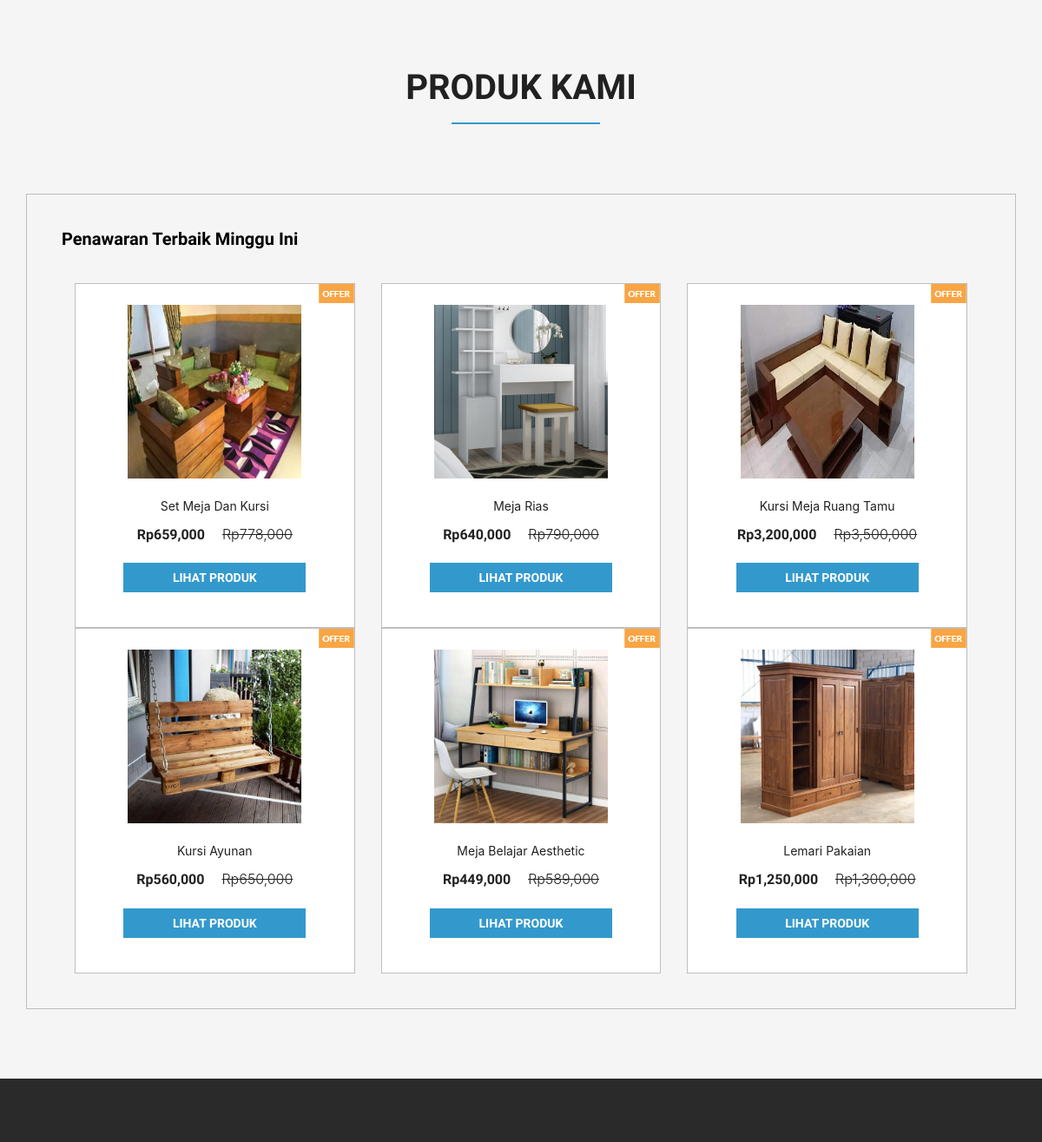
Before: / (middle part) with the older database file.
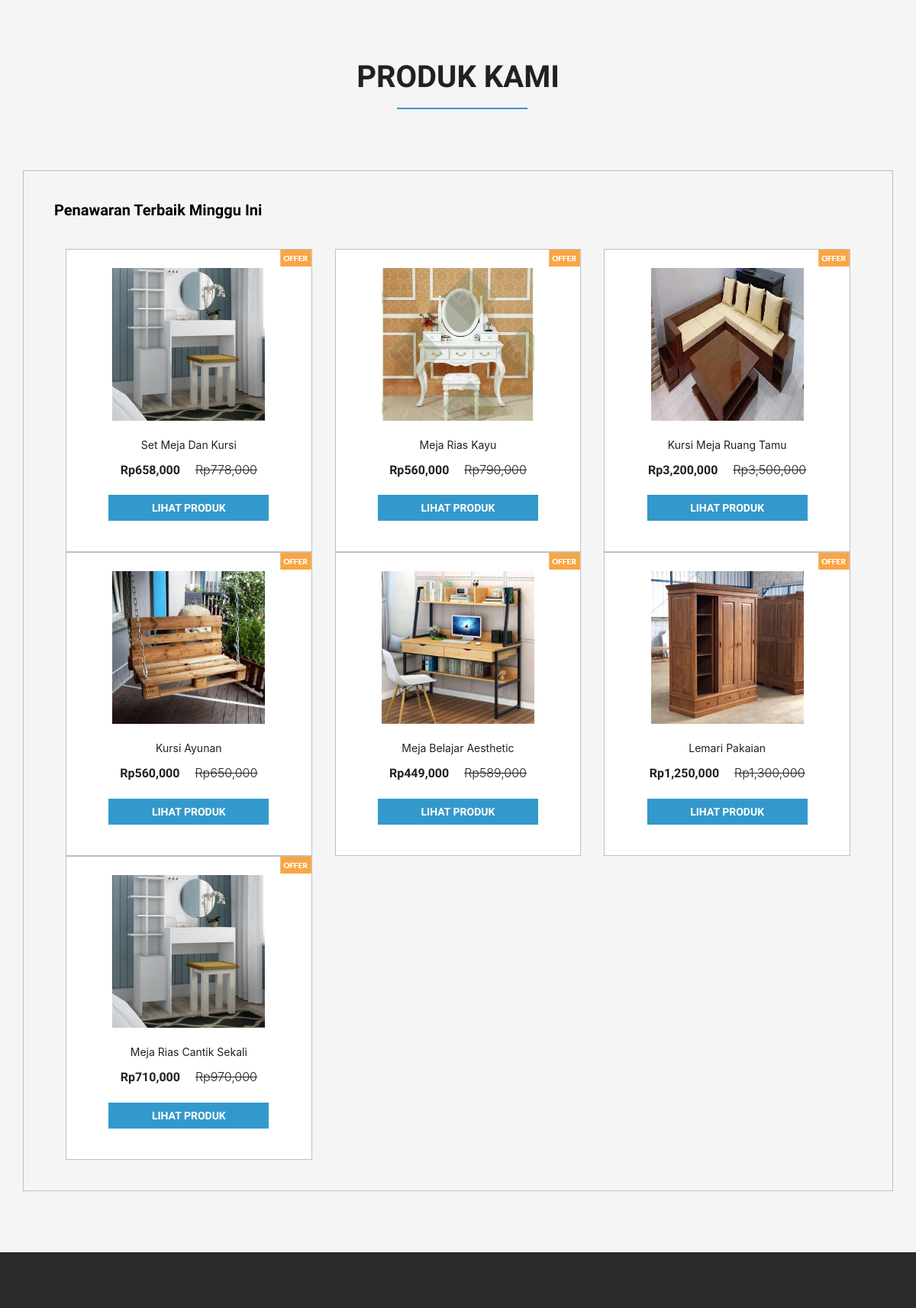
After: the same page with the newer database file.
### tables this page shows
CREATE TABLE `produk` (
  `idproduk` int(11) NOT NULL,
  `idkategori` int(11) NOT NULL,
  `namaproduk` varchar(30) NOT NULL,
  `gambar` varchar(100) NOT NULL,
  `deskripsi` varchar(200) NOT NULL,
  `rate` int(11) NOT NULL,
  `hargabefore` int(11) NOT NULL,
  `hargaafter` int(11) NOT NULL,
  `tgldibuat` timestamp NOT NULL DEFAULT current_timestamp()
);

### index.php (the view, shortened to what this page needs)
<?php
include 'dbconnect.php';
?>
<!DOCTYPE html>
<html>
<head>
<link href="css/bootstrap.css" rel="stylesheet" type="text/css" media="all" />
<link href="css/style.css" rel="stylesheet" type="text/css" media="all" />
<link rel="stylesheet" href="https://cdn.jsdelivr.net/npm/bootstrap-icons@1.8.1/font/bootstrap-icons.css">
<link href="css/font-awesome.css" rel="stylesheet">
</head>
<body>
	<div class="top-brands">
		<div class="container">
		<h2>Produk Kami</h2>
			<div class="grid_3 grid_5">
				<div class="bs-example bs-example-tabs" role="tabpanel" data-example-id="togglable-tabs">
					<div id="myTabContent" class="tab-content">
						<div role="tabpanel" class="tab-pane fade in active" id="expeditions" aria-labelledby="expeditions-tab">
							<div class="agile-tp">
								<h5>Penawaran Terbaik Minggu Ini
								</h5>
								</div>
							<div class="agile_top_brands_grids">
							<?php
											$brgs=mysqli_query($conn,"SELECT * from produk order by idproduk ASC");
											while($p=mysqli_fetch_array($brgs)){
												?>
								<div class="col-md-4 top_brand_left">
									<div class="hover14 column">
										<div class="agile_top_brand_left_grid">
											<div class="agile_top_brand_left_grid_pos">
												<img src="images/offer.png" alt=" " class="img-responsive" />
											</div>
											<div class="agile_top_brand_left_grid1">
												<figure>
													<div class="snipcart-item block" >
														<div class="snipcart-thumb">
															<a href="product.php?idproduk=<?php echo $p['idproduk'] ?>"><img title=" " alt=" " src="<?php echo $p['gambar']?>" width="200px" height="200px" /></a>
															<p><?php echo $p['namaproduk'] ?></p>
															<h4>Rp<?php echo number_format($p['hargaafter']) ?> <span>Rp<?php echo number_format($p['hargabefore']) ?></span></h4>
														</div>
														<div class="snipcart-details top_brand_home_details">
																<fieldset>
																	<a href="product.php?idproduk=<?php echo $p['idproduk'] ?>"><input type="submit" class="button" value="Lihat Produk" /></a>
																</fieldset>
														</div>
													</div>
												</figure>
											</div>
										</div>
									</div>
								</div>
								<?php
											}
								?>
								<div class="clearfix"> </div>
							</div>
						</div>
					</div>
				</div>
			</div>
		</div>
	</div>
<div class="footer">
	</div>
<link href="css/skdslider.css" rel="stylesheet">
</body>
</html>

Changed rows visible on the page:
changed produk "Set Meja Dan Kursi": gambar: a different picture; hargaafter "659,000" → "658,000"
changed produk: gambar: a different picture; namaproduk "Meja Rias" → "Meja Rias Kayu"; hargaafter "640,000" → "560,000"
added produk: gambar (picture), namaproduk "Meja Rias Cantik Sekali", hargaafter "710,000", hargabefore "970,000"
